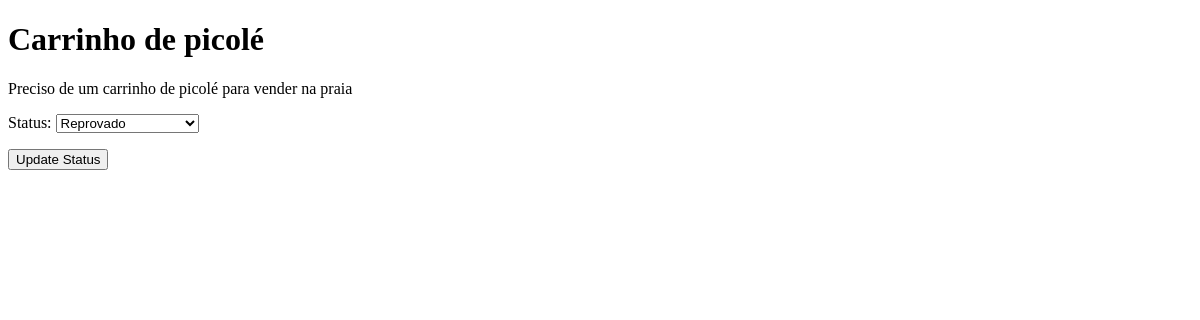
/demand/1/, run on an earlier commit of the app's database.
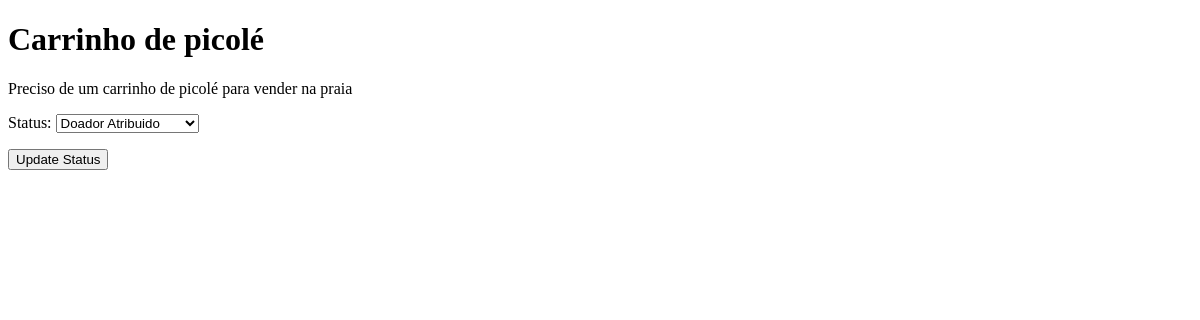
And on a later commit of the database.
### fullapp/models.py (models this page shows, shortened)
class Demand(models.Model):
    user = models.ForeignKey(User, on_delete=models.CASCADE, null=True, blank=True)
    title = models.CharField(max_length=255, null=True, blank=True)
    description = models.CharField(max_length=255, null=True, blank=True)
    status = models.CharField(choices=get_choices(StatusEnum), default=StatusEnum.IN_ANALISYS, max_length=255, null=True, blank=True)
    region = models.CharField(choices=get_choices(RegionEnum), default=RegionEnum.PERNAMBUCO, max_length=255, null=True, blank=True)
    user = models.ForeignKey(User, on_delete=models.CASCADE, null=True, blank=True)
    created_at = models.DateTimeField(auto_now_add=True)

### fullapp/views.py (the view)
# urls.py: path('demand/<int:demand_id>/', demand_detail, name='demand_detail'),
def demand_detail(request, demand_id):
    demand = get_object_or_404(Demand, id=demand_id)
    if request.method == 'POST':
        form = DemandStatusForm(request.POST, instance=demand)
        if form.is_valid():
            form.save()
            return redirect('demand_detail', demand_id=demand.id)
    else:
        form = DemandStatusForm(instance=demand)
    return render(request, 'embassor/demand_detail.html', {'demand': demand, 'form': form})

### fullapp/forms.py
class DemandStatusForm(forms.ModelForm):
    status = forms.ChoiceField(choices=get_choices(StatusEnum))
    class Meta:
        model = Demand
        fields = ['status']

### fullapp/templates/embassor/demand_detail.html (shortened to what this page needs)
<!DOCTYPE html>
<html lang="en">
<head>
</head>
<body>
    <h1>{{ demand.title }}</h1>
    <p>{{ demand.description }}</p>
    <form method="post" action="">
        {{ form.as_p }}
        <button type="submit">Update Status</button>
    </form>
</body>
</html>

What changed in the data, as far as the page shows it:
changed Demand "Carrinho de picolé": status "Reprovado" → "Doador Atribuido"
